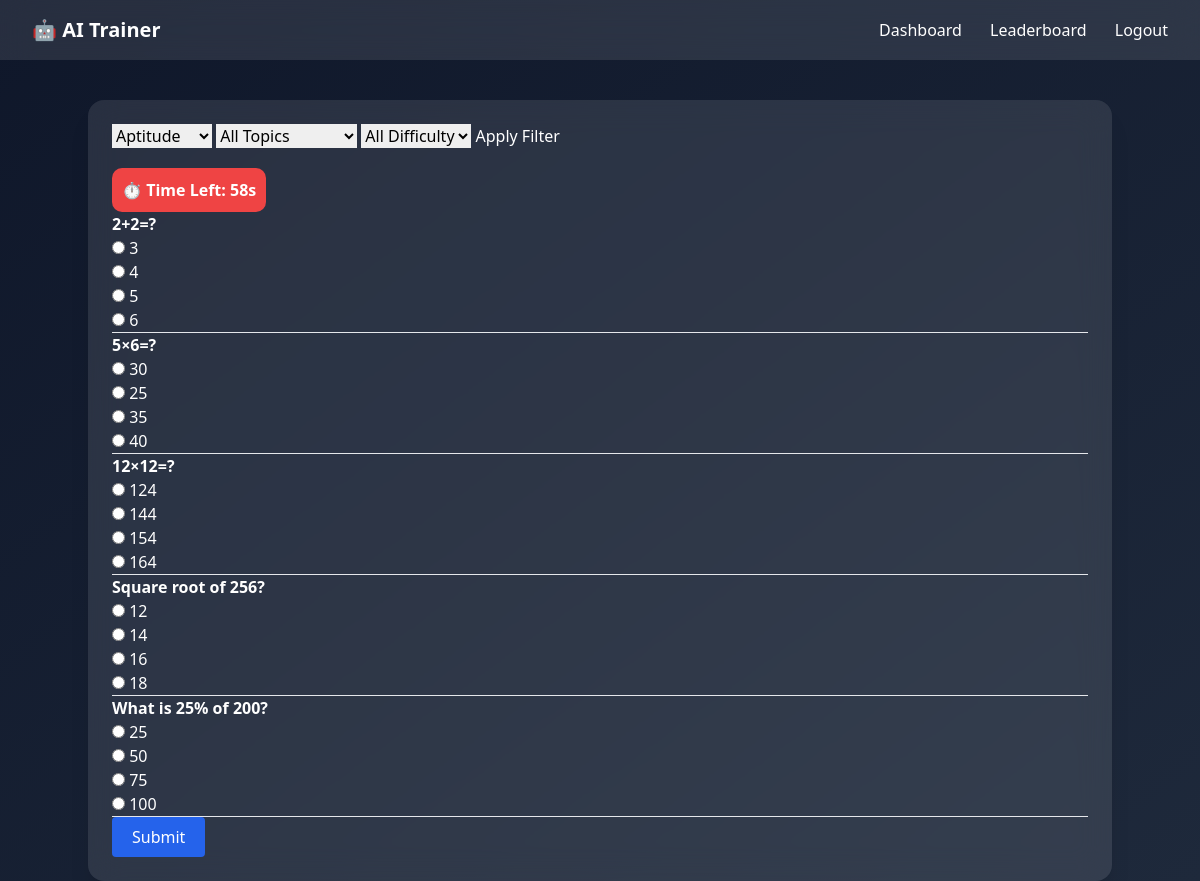
Page /quiz (signed in) on the committed database.
### models/question.py (models this page shows)
class Question(db.Model):
    id = db.Column(db.Integer, primary_key=True)
    question = db.Column(db.Text, nullable=False)
    option1 = db.Column(db.String(255))
    option2 = db.Column(db.String(255))
    option3 = db.Column(db.String(255))
    option4 = db.Column(db.String(255))
    answer = db.Column(db.String(255))
    category = db.Column(db.String(100))
    topic = db.Column(db.String(50))
    difficulty = db.Column(db.String(20))
    difficulty = db.Column(db.String(50), default="easy")  # ✅ ADD THIS

### routes/quiz.py (the view)
@quiz.route('/quiz')
@login_required
def quiz_page():
    category = request.args.get('category')
    topic = request.args.get('topic')
    difficulty = request.args.get('difficulty')
    query = Question.query
    if category and category != "all":
        query = query.filter_by(category=category)
    if topic and topic != "all":
        query = query.filter_by(topic=topic)
    if difficulty and difficulty != "all":
        query = query.filter_by(difficulty=difficulty)
    questions = query.limit(5).all()
    return render_template(
        'quiz.html',
        questions=questions,
        category=category,
        topic=topic,
        difficulty=difficulty
    )

### app.py (called while the page is built)
@login_manager.user_loader
def load_user(user_id):
    return User.query.get(int(user_id))

### templates/quiz.html (shortened to what this page needs)
{% extends "base.html" %}
{% block content %}
<form method="GET" action="/quiz" style="margin-bottom:20px;">
<select name="category" style="color: black;">
    <option value="aptitude">Aptitude</option>
</select>
<select name="topic" style="color: black;">
    <option value="">All Topics</option>
</select>
<select name="difficulty" style="color: black;">
    <option value="">All Difficulty</option>
</select>
<button type="submit">Apply Filter</button>
</form>
<div style="
    background:#ef4444;
    padding:10px;
    border-radius:10px;
    width:fit-content;
    font-weight:bold;
">
    ⏱ Time Left: <span id="time">60</span>s
</div>
<form method="POST" action="/submit_quiz">
  {% for q in questions %}
    <p><b>{{ q.question }}</b></p>
    <input type="radio" name="{{ q.id }}" value="{{ q.option1 }}"> {{ q.option1 }}<br>
    <input type="radio" name="{{ q.id }}" value="{{ q.option2 }}"> {{ q.option2 }}<br>
    <input type="radio" name="{{ q.id }}" value="{{ q.option3 }}"> {{ q.option3 }}<br>
    <input type="radio" name="{{ q.id }}" value="{{ q.option4 }}"> {{ q.option4 }}<br>
    <hr>
  {% endfor %}
  <button class="bg-blue-600 px-5 py-2 rounded">Submit</button>
</form>
{% endblock %}

### templates/base.html (shortened to what this page needs)
<!DOCTYPE html>
<html>
<head>
    <script src="https://cdn.tailwindcss.com"></script>
</head>
<body class="bg-gradient-to-br from-slate-900 to-slate-800 text-white">
<div class="flex justify-between items-center px-8 py-4 bg-white/10 backdrop-blur-lg">
    <h1 class="text-xl font-bold">🤖 AI Trainer</h1>
    <div class="space-x-6">
        <a href="/dashboard" class="hover:text-blue-400">Dashboard</a>
        <a href="/leaderboard" class="hover:text-blue-400">Leaderboard</a>
        <a href="/logout" class="hover:text-red-400">Logout</a>
    </div>
</div>
<div class="max-w-5xl mx-auto mt-10 p-6 bg-white/10 backdrop-blur-lg rounded-2xl shadow-xl">
    {% block content %}{% endblock %}
</div>
</body>
</html>

### rows in the picture
Question: question "2+2=?", option1 "3", option2 "4", option3 "5", option4 "6"
Question: question "5×6=?", option1 "30", option2 "25", option3 "35", option4 "40"
Question: question "12×12=?", option1 "124", option2 "144", option3 "154", option4 "164"
Question: question "Square root of 256?", option1 "12", option2 "14", option3 "16", option4 "18"
Question: question "What is 25% of 200?", option1 "25", option2 "50", option3 "75", option4 "100"
